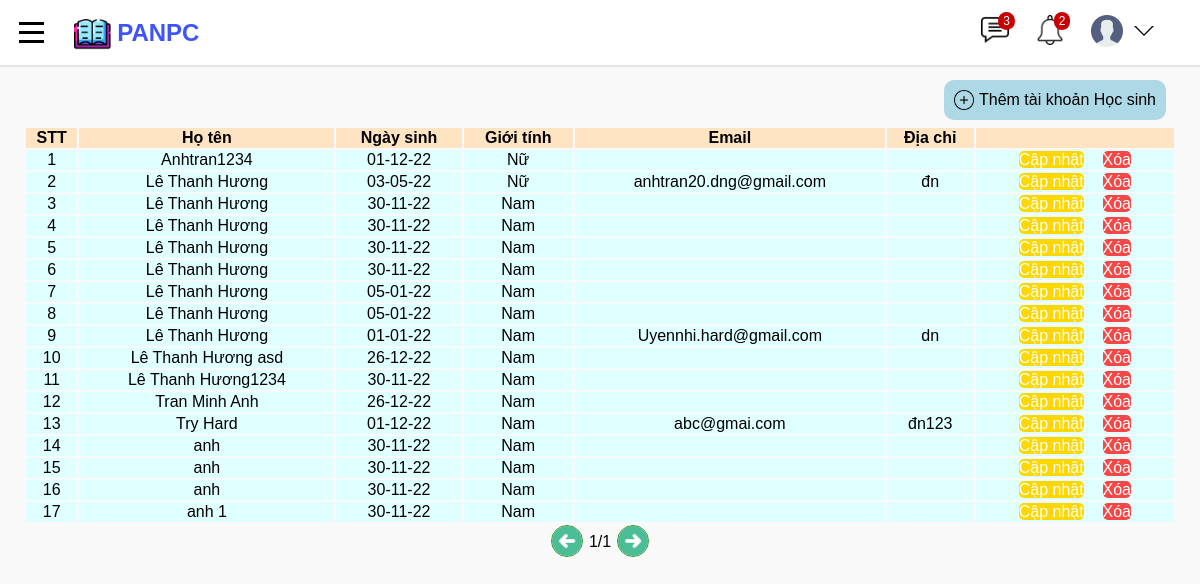
The app's page /danhsachtaikhoanHS/, older data.
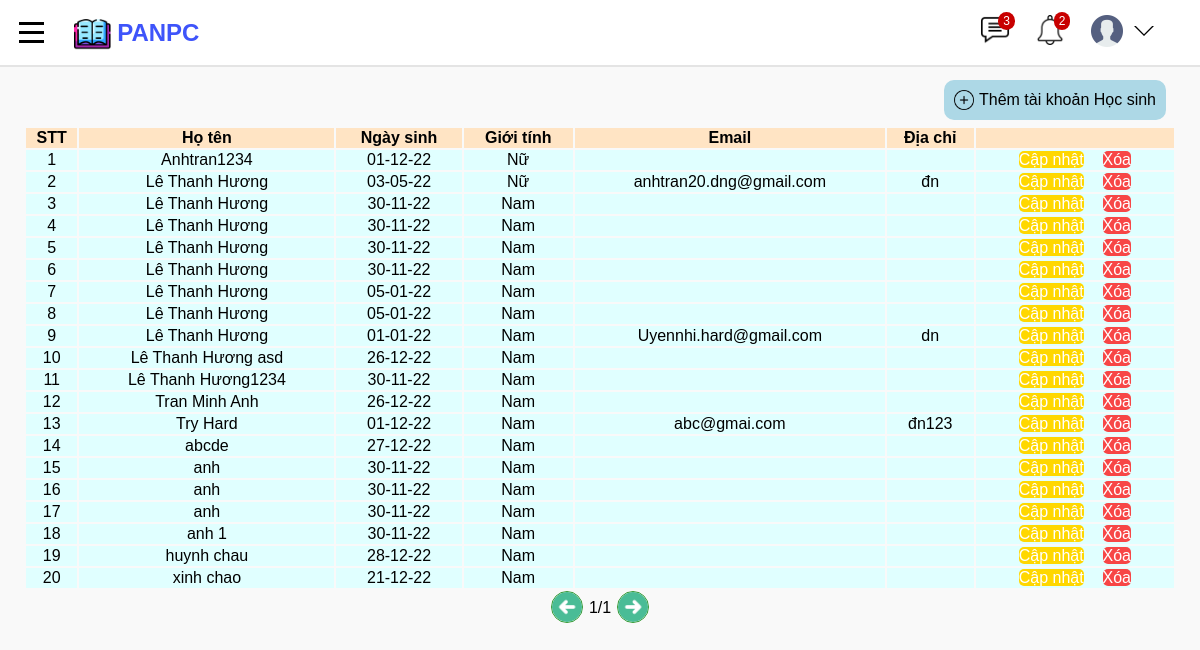
The same page, newer data.
### studentManager/models.py (models this page shows, shortened)
class Student(models.Model):
    user = models.OneToOneField(CustomUser, on_delete=models.CASCADE)
    classOfSchool = models.ManyToManyField(SchoolClass, blank=True)

class CustomUser(AbstractUser):
    USER_TYPE = (('1', "Admin"), ('2', "Teacher"), ('3', "Student"))
    SEX_CATELOGY = [("1", "Nam"), ("0", "Nữ")]
    now = date.today
    username = models.CharField(max_length=200, unique=True)
    role = models.CharField(default='1', choices=USER_TYPE, max_length=1)
    is_active = models.BooleanField(default=True)
    is_staff = models.BooleanField(default=False)
    is_superuser = models.BooleanField(default=False)
    name = models.CharField(default='', max_length=200)
    dateOfBirth = models.DateField(default=now)
    sex = models.CharField(default='1', choices=SEX_CATELOGY,max_length=1)
    phone = models.CharField(default='', max_length=20, blank=True)
    email = models.EmailField(max_length=200, unique=True)
    address = models.TextField(default='', blank=True)
    USERNAME_FIELD = "username"
    REQUIRED_FIELDS = []
    objects = CustomUserManager()
    class Meta:
        constraints = [
            models.UniqueConstraint(
                fields=['username', 'email'], name="unique_user")
        ]

### studentManager/views.py (the view)
# urls.py: path("danhsachtaikhoanHS/", views.dsTaiKhoanHS, name='dsTaiKhoanHS'),
def dsTaiKhoanHS(request):
    accountsStudent = Student.objects.all().order_by('user__name')
    formatDate = [a.user.dateOfBirth.strftime(
        "%d-%m-%y") for a in accountsStudent]
    accounts = zip(accountsStudent, formatDate)
    context = {
        'accounts': accounts,
    }
    return render(request, 'studentManager/dsTaikhoanHS.html', context=context)

### studentManager/templates/studentManager/dsTaikhoanHS.html (shortened to what this page needs)
{% extends 'studentManager/base.html' %}
{% load static %}
{% block content %}
    <main class="list-container">
        <header class="tacvu">
            <a class="add" href="{% url 'themHS' %}">
                <img src="{% static 'images/add.png' %}" height="20px">
                <p>Thêm tài khoản Học sinh</p>
            </a>
        </header>
        <table class="table">
            <tr>
                <th>STT</th>
                <th>Họ tên</th>
                <th>Ngày sinh</th>
                <th>Giới tính</th>
                <th>Email</th>
                <th>Địa chỉ</th>
                <th></th>
            </tr>
            {% for account, date in accounts %}
            <tr class="list">
                <td>{{ forloop.counter }}</td>
                <td>{{account.user.name}}</td>
                <td>{{date}}</td>
                {%if account.user.sex == '1'%}
                <td>Nam</td>
                {%else%}
                <td>Nữ</td>
                {%endif%}
                <td>{{account.user.email}}</td>
                <td>{{account.user.address}}</td>
                <td>
                    <a href="{% url 'capNhatTKHS' account.id %}" class="edit">Cập nhật</a>&nbsp
                    <a href="{% url 'xoaTKHS' account.id %}" onclick="return confirm('Xác nhận xóa tài khoản này ?')"
                        class="delete">Xóa</a>
                </td>
            </tr>
            {% endfor %}
        </table>
        <div class="pagenumber">
            <button class="previous" type="previous">
                <img src="{% static 'images/previous.png' %}">
            </button>
            <p>1/1</p>
            <button class="next" type="next">
                <img src="{% static 'images/next.png' %}">
            </button>
        </div>
    </main>
{% endblock %}

Row changes from the older to the newer data that the page shows:
added Student: user.name "abcde", date "27-12-22", shows "Nam"
added Student: user.name "huynh chau", date "28-12-22", shows "Nam"
added Student: user.name "xinh chao", date "21-12-22", shows "Nam"
